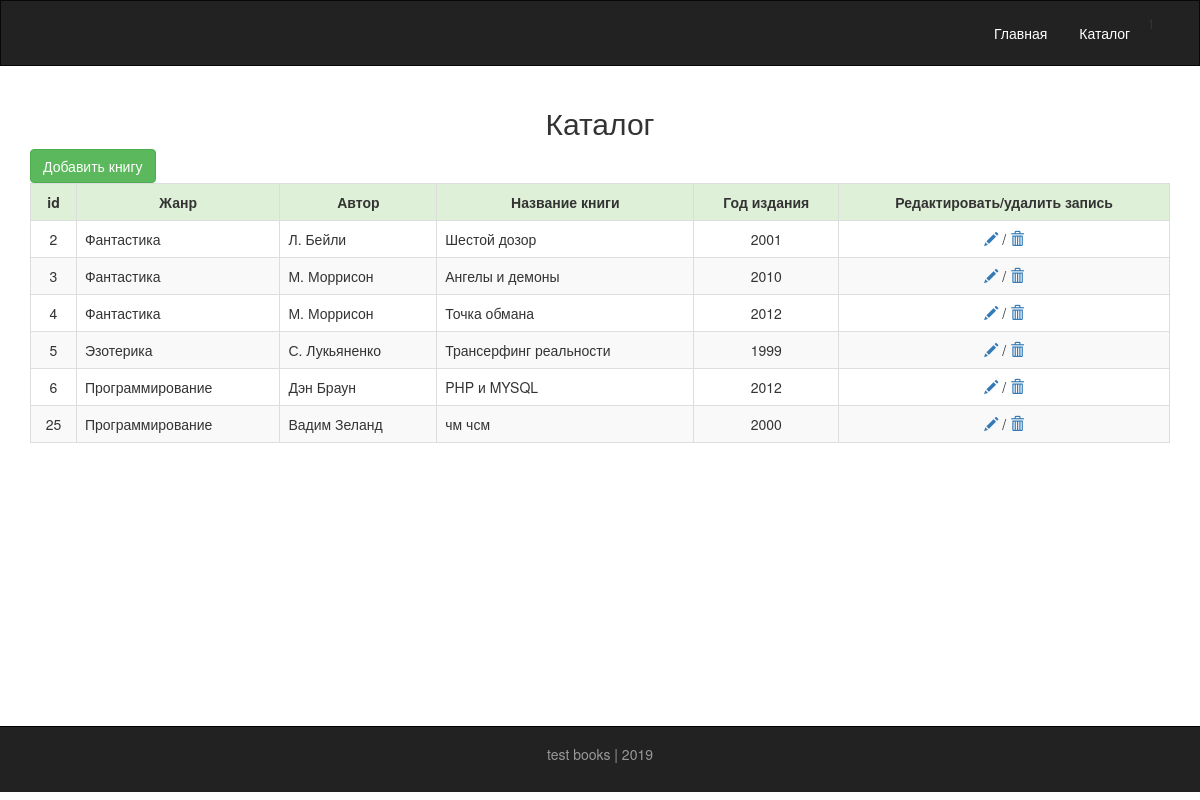
The page /index.php/books on the database its author committed.
### tables this page shows
CREATE TABLE `books` (
  `book_id` int(11) NOT NULL,
  `genre_id` int(11) NOT NULL,
  `author_id` int(11) NOT NULL,
  `title` varchar(255) NOT NULL,
  `release_year` int(4) NOT NULL
);

CREATE TABLE `genres` (
  `genre_id` int(11) NOT NULL,
  `title` varchar(255) NOT NULL
);

CREATE TABLE `authors` (
  `author_id` int(11) NOT NULL,
  `fio` varchar(255) NOT NULL
);

### application/controllers/Books.php (called while the page is built, shortened)
<?php
class Books extends MY_Controller
{
	public function index()
	{
		$this->data['title'] = 'Каталог книг';
		$this->data['books'] = $this->books_model->getBooks();
		$this->load->view('templates/header', $this->data);
		$this->load->view('books/index', $this->data);
		$this->load->view('templates/footer');
	}
}

### index.php (called while the page is built, shortened)
<?php
require_once BASEPATH.'core/CodeIgniter.php';

### application/models/Books_model.php (called while the page is built, shortened)
<?php
class Books_model extends CI_Model
{
	public function getBooks($slug = FALSE)
	{
		if($slug === FALSE)
		{
			$query = $this->db->get('books');
			return $query->result_array();
		}
		$query = $this->db->get_where('books', array('book_id' => $slug));
		return $query->row_array();
	}
	public function getGenre($genre_id = FALSE)
	{
		$query = $this->db->get_where('genres', array('genre_id' => $genre_id));
		return $query->row_array();
	}
	public function getAuthor($book_id = FALSE)
	{
		$query = $this->db->query("SELECT a.fio FROM `books` b INNER JOIN `authors` a ON a.author_id = b.author_id && b.book_id = $book_id");
		return $query->row_array();
	}
}

### application/views/books/index.php (the view)
<h2 class="text-center">Каталог</h2>
<a href="/books/create/" class="btn btn-success text-center">Добавить книгу</a>
<table class="table table-striped table-bordered">
	<tr class="success">
		<th class="text-center">id</th>
		<th class="text-center">Жанр</th>
		<th class="text-center">Автор</th>
		<th class="text-center">Название книги</th>
		<th class="text-center">Год издания</th>
		<th class="text-center">Редактировать/удалить запись</th>
	</tr>
	<?php foreach ($books as $key => $value): ?>
		<tr>
			<td class="text-center"><?php echo $value['book_id']; ?></td>
			<td><?php echo $this->books_model->getGenre($value['genre_id'])['title']; ?></td>
			<td><?php echo $this->books_model->getAuthor($value['book_id'])['fio']; ?></td>
			<td><?php echo $value['title']; ?></td>
			<td class="text-center"><?php echo $value['release_year']; ?></td>
			<td class="text-center"><a href="/books/edit/<?php echo $value['book_id']; ?>/" title="Редактировать запись"><span class="glyphicon glyphicon-pencil"></span></a><span>  /  </span><a id="deleteBook" value="<?php echo $value['book_id']; ?>" href="/books/delete/<?php echo $value['book_id']; ?>/" title="Удалить запись"><span class="glyphicon glyphicon-trash"></span></a></td>
		</tr>
	<?php endforeach ?>
</table>

### application/views/templates/header.php (shortened to what this page needs)
<!DOCTYPE html>
<html lang="ru">
  <head>
    <link href="/assets/css/bootstrap.min.css" rel="stylesheet">
    <link href="/assets/css/style.css" rel="stylesheet">
  </head>
  <body>
    <div class="container-fluid header-top">
      <div class="row">
        <nav role="navigation" class="navbar navbar-inverse">
          <div class="container">
            <div id="navbarCollapse" class="collapse navbar-collapse navbar-right">
              <ul class="nav nav-pills">
                <li><a href="/">Главная</a></li>
                <li><a href="/books/">Каталог</a></li>
                <li>1</li>
              </ul>
            </div>
          </div>
        </nav>
      </div>
    </div>
    <div class="wrapper">
      <div class="container">

### application/views/templates/footer.php (shortened to what this page needs)
            </div>
    </div>
    <footer>
      <div class="container">
        <p class="text-center"><a href="/">test books | 2019</a></p>
      </div>
    </footer>
  </body>
</html>

### assets/css/style.css (style rules this page uses)
html, body { height: 100%; }
.wrapper { min-height: 80%; }
.nav-pills>li>a { color: #fff; }
.navbar-inverse { padding: 1%; border-radius: 0; }
footer { color: #666; background-color: #222; padding: 17px 0 18px 0; border-top: solid 1px black; }
footer a { color: #999; }

### rows shown on the page
books: book_id "2", genre.title "Фантастика", book_id.fio "Л. Бейли", title "Шестой дозор", release_year "2001"
books: book_id "3", genre.title "Фантастика", book_id.fio "М. Моррисон", title "Ангелы и демоны", release_year "2010"
books: book_id "4", genre.title "Фантастика", book_id.fio "М. Моррисон", title "Точка обмана", release_year "2012"
books: book_id "5", genre.title "Эзотерика", book_id.fio "С. Лукьяненко", title "Трансерфинг реальности", release_year "1999"
books: book_id "6", genre.title "Программирование", book_id.fio "Дэн Браун", title "PHP и MYSQL", release_year "2012"
books: book_id "25", genre.title "Программирование", book_id.fio "Вадим Зеланд", title "чм чсм", release_year "2000"
